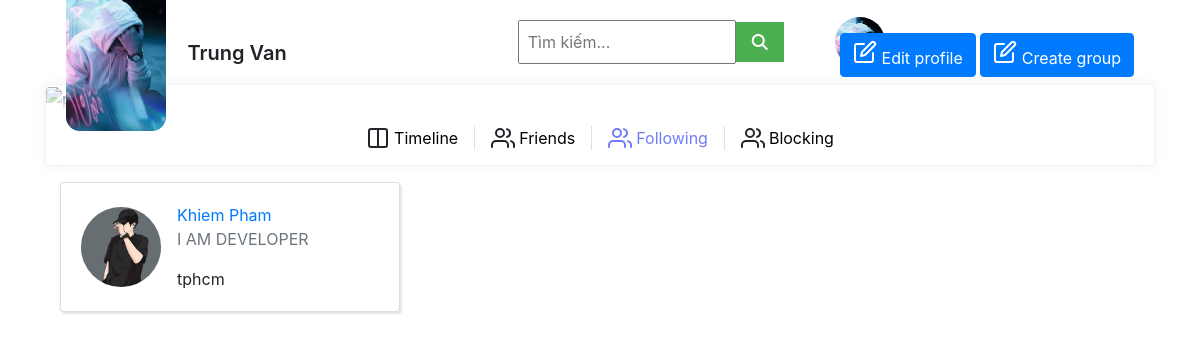
The page /profile/allFollwers (signed in) on the database its author committed.
### app_social/models.py (models this page shows, shortened)
class CustomUser(AbstractUser):
    created_at = models.DateTimeField(auto_now_add=True)
    date_of_birth = models.DateField(blank=True, null=True, default=None)
    online_status = models.BooleanField(default=False)
    GENDER_CHOICES = (
        ('Nam', 'Nam'),
        ('Nữ', 'Nữ'),
    )
    gender = models.CharField(
        max_length=3, choices=GENDER_CHOICES, blank=True, null=True, default=None)
    bio = models.TextField(blank=True)
    avatar = models.ImageField(upload_to='avatar/', blank=True, null=True)
    imgcover = models.ImageField(upload_to='imgcover/', blank=True, null=True)
    website = models.TextField(
        max_length=255, default='https://khiem2911.pythonanywhere.com/')
    lives = models.TextField(max_length=255, blank=True)

class Follow(models.Model):
    follower = models.ForeignKey(
        CustomUser, on_delete=models.CASCADE, related_name='following')
    following = models.ForeignKey(
        CustomUser, on_delete=models.CASCADE, related_name='followers')
    class Meta:
        unique_together = ['follower', 'following']

### app_social/views.py (the view)
# urls.py: path('profile/allFollwers', views.allFollowers, name='All_followers'),
def allFollowers(request):
    user = request.user
    following = user.following.all()
    context = {
        'followers':following
    }
    return render(request,"followers/followers.html",context)

### app_social/templates/followers/followers.html (shortened to what this page needs)
{% extends "header.html" %}
{% block extra_css %}
    <link rel="stylesheet" href="/static/css/profile.css">
    <link rel="stylesheet" href="/static/css/friends.css">
    <link rel="stylesheet" href="https://cdn.jsdelivr.net/npm/bootstrap@4.0.0/dist/css/bootstrap.min.css">
{% endblock  %}
{% block body_block %}
<div class="container">
    <div class="profile-page tx-13">
        <div class="row">
            <div class="col-12 grid-margin">
                <div class="profile-header">
                    <div class="cover">
                        <div class="gray-shade"></div>
                        <figure>
                        </figure>
                        <div class="cover-body d-flex justify-content-between align-items-center">
                            <div>
                                <img class="profile-pic" src="/media/{{ user.avatar }}" alt="profile">
                                <span class="profile-name">{{user.last_name}} {{user.first_name}}</span>
                            </div>
                            <div class="d-none d-md-block">
                                <button class="btn btn-primary btn-icon-text btn-edit-profile">
                                     <a style="color: white; text-decoration:none;"  href="{% url 'app_social:editProfile' user.id %}">Edit profile</a>
                                </button>
                                <button class="btn btn-primary btn-icon-text btn-edit-profile">
                                     <a style="color: white; text-decoration:none;"  href="{% url 'app_social:group' %}">Create group</a>
                                </button>
                            </div>
                        </div>
                    </div>
                    <div class="header-links">
                        <ul class="links d-flex align-items-center mt-3 mt-md-0">
                            <li class="header-link-item d-flex align-items-center ">
                                <a class="pt-1px d-none d-md-block" href="{% url 'app_social:profile' %}">Timeline</a>
                            </li>
                            <li class="header-link-item ml-3 pl-3 border-left d-flex align-items-center ">
                                <a class="pt-1px d-none d-md-block" href="{% url 'app_social:All_friends' %}">Friends </a>
                            </li>
                            <li class="header-link-item ml-3 pl-3 border-left d-flex align-items-center active">
                                <a class="pt-1px d-none d-md-block" href="{% url 'app_social:All_followers' %}">Following </a>
                            </li>
                            <li class="header-link-item ml-3 pl-3 border-left d-flex align-items-center">
                                <a class="pt-1px d-none d-md-block" href="{% url 'app_social:blockingFriends' %}">Blocking </a>
                            </li>
                        </ul>
                    </div>
                </div>
            </div>
        </div>
        <div class="container">
            <div class="row">
                {% for follower in followers %}
              <div class="col-md-6 col-xl-4">
                <div class="card">
                  <div class="card-body">
                    <div class="media align-items-center"><img src="/media/{{follower.following.avatar}}" class="avatar avatar-xl mr-3"></img>
                      <div class="media-body overflow-hidden">
                        <a href="{% url 'app_social:user_profile' follower.following.username %}" class="card-text mb-0">{{follower.following.last_name}} {{follower.following.first_name}}</a>
                        <p class="card-text text-uppercase text-muted">{{follower.following.bio}}</p>
                        <p class="card-text">
                        {{follower.following.lives}}
                        </p>
                      </div>
                  </div>
                </div>
              </div>
            </div>
            {% endfor %}
          </div>
    </div>
{% endblock  %}

### static/css/profile.css (style rules this page uses)
body { background-color: #f9fafb; margin-top:20px; }
.profile-page .profile-header { box-shadow: 0 0 10px 0 rgba(183, 192, 206, 0.2); border: 1px solid #f2f4f9; }
.profile-page .profile-header .cover { position: relative; border-radius: .25rem .25rem 0 0; }
.profile-page .profile-header .cover figure { margin-bottom: 0; }
.profile-page .profile-header .cover .gray-shade { position: absolute; top: 0; left: 0; width: 100%; height: 100%; z-index: 1; background: linear-gradient(rgba(255, 255, 255, 0.1), #fff 99%); }
.profile-page .profile-header .cover .cover-body { position: absolute; bottom: -20px; left: 0; z-index: 2; width: 100%; padding: 0 20px; }
.profile-page .profile-header .cover .cover-body .profile-pic { border-radius: 14px; width: 100px; }
.profile-page .profile-header .cover .cover-body .profile-name { font-size: 20px; font-weight: 600; margin-left: 17px; }
.profile-page .profile-header .header-links { padding: 15px; display: -webkit-flex; display: flex; -webkit-justify-content: center; justify-content: center; background: #fff; border-radius: 0 0 .25rem .25rem; }
.profile-page .profile-header .header-links ul { list-style-type: none; margin: 0; padding: 0; }
.profile-page .profile-header .header-links ul li a { color: #000; -webkit-transition: all .2s ease; transition: all .2s ease; }
.profile-page .profile-header .header-links ul li:hover, .profile-page .profile-header .header-links ul li.active { color: #727cf5; }
.profile-page .profile-header .header-links ul li:hover a, .profile-page .profile-header .header-links ul li.active a { color: #727cf5; }
img { vertical-align: middle; border-style: none; }
.grid-margin { margin-bottom: 1rem; }
.card { box-shadow: 0 0 10px 0 rgba(183, 192, 206, 0.2); -webkit-box-shadow: 0 0 10px 0 rgba(183, 192, 206, 0.2); -moz-box-shadow: 0 0 10px 0 rgba(183, 192, 206, 0.2); -ms-box-shadow: 0 0 10px 0 rgba(183, 192, 206, 0.2); }
.card { position: relative; display: flex; flex-direction: column; min-width: 0; word-wrap: break-word; background-color: #fff; background-clip: border-box; border: 1px solid #f2f4f9; border-radius: 0.25rem; }
.avatar { width: 40px; height: 40px; border-radius: 50%; overflow: hidden; margin-right: 10px; }

### static/css/friends.css (style rules this page uses)
body { margin-top:20px; background:#eee; }
.avatar.avatar-xl { width: 5rem; height: 5rem; }
.avatar { width: 2rem; height: 2rem; line-height: 2rem; border-radius: 50%; display: inline-block; background: #ced4da no-repeat center/cover; position: relative; text-align: center; color: #868e96; font-weight: 600; vertical-align: bottom; }
.card { background-color: #fff; border: 0 solid #eee; border-radius: 0; }
.card { margin-bottom: 30px; -webkit-box-shadow: 2px 2px 2px rgba(0,0,0,0.1), -1px 0 2px rgba(0,0,0,0.05); box-shadow: 2px 2px 2px rgba(0,0,0,0.1), -1px 0 2px rgba(0,0,0,0.05); }
.card-body { padding: 1.25rem; }

### rows shown on the page
CustomUser: avatar (picture), last_name "Trung", first_name "Van"
Follow: following.avatar (picture), following.last_name "Khiem", following.first_name "Pham", following.bio "I AM DEVELOPER", following.lives "tphcm"
